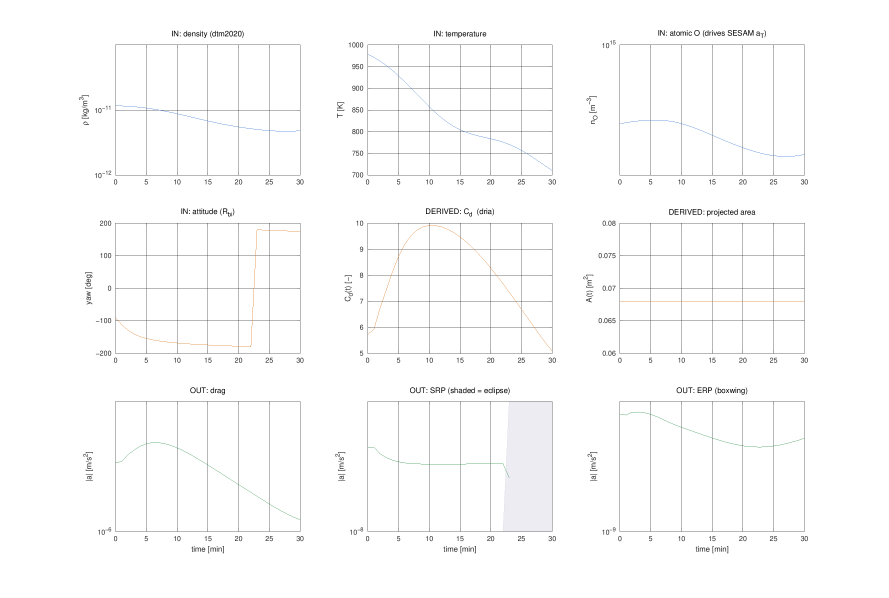
#> input picture matlab_sils/pop/force_data/16U_dria_dtm2020_srp-boxwing_erp-boxwing/OD_model_io.png, 2667 x 1792 px (shown at 1/3 size); its folder holds only this picture in this run
$ python check_title_overlap.py ../force_data/16U_dria_dtm2020_srp-boxwing_erp-boxwing
#> lines starting #> are read from the running program, lines starting #| are printed output that depends on the picture
#!/usr/bin/env python3
"""Detect title collisions by finding text rows in the top band of each figure.

Round 40's check ran on OD_acc_forces, the one figure with a single axes and no
subplot title above it -- so it passed while every 3-panel figure was still
colliding. A check that cannot fail is not a check. This one runs on ALL of them.
"""
import sys, os
import numpy as np
from PIL import Image

d = sys.argv[1]
print(f"  {'figure':<22} {'blocks':>6} {'min gap px':>11}  verdict")
print("  " + "-"*58)
bad = 0
for f in sorted(os.listdir(d)):
    if not f.endswith('.png'): continue
    im = np.array(Image.open(os.path.join(d,f)).convert('L'))
    h, w = im.shape
#> h = 1792; w = 2667
    band = im[:int(0.10*h), :]
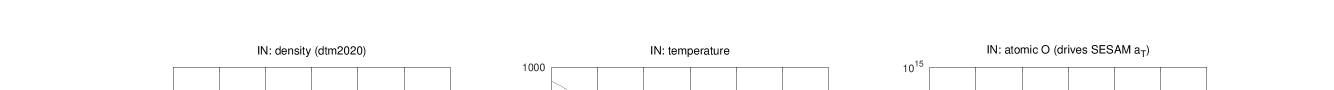
#> band: shape (179, 2667) (shown at 1/2 size); min 0, max 255, mean 251.8
    rows = (band < 100).sum(axis=1)
#> rows = 179 values, max 1678 at index 134, min 0 at index 0, mean 31.97
    ink = [i for i,v in enumerate(rows) if v > 2]
#> ink = 82 values from 90 to 178
    if not ink:
        print(f"  {f[:-4]:<22} {'0':>6} {'-':>11}  no text")
        continue
    runs=[]; st=ink[0]; pv=ink[0]
#> after `st = ink[0]`: st = 90
#> after `pv = ink[0]`: pv = 90
    for i in ink[1:]:
        if i-pv > 2: runs.append((st,pv)); st=i
        pv=i
#> this loop made 81 passes
#> (i, st, pv) on pass 24: (121, 121, 121)
#> (i, pv) on passes 1 to 6: (91, 91), (92, 92), (93, 93), (94, 94), (95, 95), (96, 96)
#> after the loop, runs = [(90, 113)]
    runs.append((st,pv))
    gaps=[runs[i+1][0]-runs[i][1] for i in range(len(runs)-1)]
#> gaps = [8]
    mg = min(gaps) if gaps else None
#> mg = 8
    if len(runs) == 1 and (runs[0][1]-runs[0][0]) > 0.05*h:
        v = "MERGED - text blocks are touching"; bad += 1
    elif mg is not None and mg < 4:
        v = "COLLIDING"; bad += 1
    else:
        v = "ok"
    print(f"  {f[:-4]:<22} {len(runs):>6} {str(mg) if mg is not None else '-':>11}  {v}")
#|   OD_model_io                 2           8  ok
print(f"\n  {bad} figure(s) with colliding titles")
